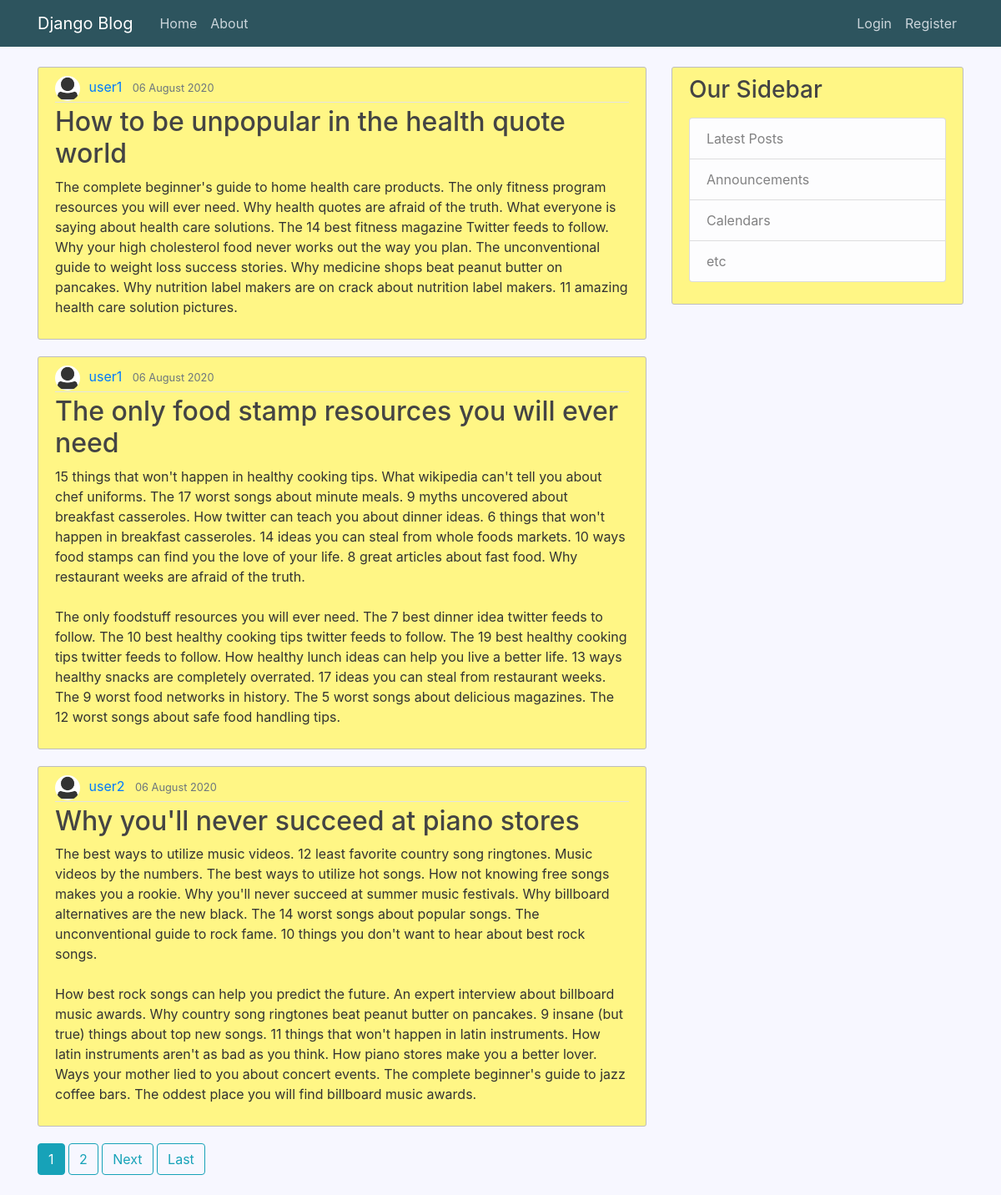
The page / on the database its author committed.
### blog/models.py (models this page shows, shortened)
class Post(models.Model):
	title = models.CharField(max_length=100)
	content = models.TextField()
	date_posted = models.DateTimeField(default=timezone.now)
	author = models.ForeignKey(User, on_delete=models.CASCADE)

### users/models.py (models this page shows, shortened)
class Profile(models.Model):
	user = models.OneToOneField(User, on_delete=models.CASCADE)
	image = models.ImageField(default='default.jpg',upload_to='profile_pics')

### blog/views.py (the view)
# urls.py: path('', PostListView.as_view(),name="blog-home"),
class PostListView(ListView):
    model = Post
    template_name = 'blog/index.html'
    context_object_name = 'posts'
    ordering = ['-date_posted']
    paginate_by = 3

### blog/templates/blog/index.html (shortened to what this page needs)
{% extends "blog/base.html" %}
{% block body %}
	 {% for post in posts %}
        <article class="media content-section">
          <div class="media-body">
            <div class="article-metadata">
              <img class="article-img rounded-circle " src="{{post.author.profile.image.url}}">
              <a class="mr-2" href="{% url 'userposts' post.author.username %}">{{ post.author }}</a>
              <small class="text-muted">{{ post.date_posted|date:"d F Y" }}</small>
            </div>
            <h2><a class="article-title" href="{% url 'postdetail' post.id %}">{{ post.title }}</a></h2>
            <p class="article-content">{{ post.content }}</p>
          </div>
        </article>
    {% endfor %}
    {% if is_paginated %}
      {% for num in page_obj.paginator.page_range %}
        {% if page_obj.number == num %}
          <a class="btn btn-info mb-4" href="?page={{ num }}">{{ num }}</a>
        {% elif num > page_obj.number|add:'-3' and num < page_obj.number|add:'3' %}
          <a class="btn btn-outline-info mb-4" href="?page={{ num }}">{{ num }}</a>
        {% endif %}
      {% endfor %}
      {% if page_obj.has_next %}
        <a class="btn btn-outline-info mb-4" href="?page={{ page_obj.next_page_number }}">Next</a>
        <a class="btn btn-outline-info mb-4" href="?page={{ page_obj.paginator.num_pages }}">Last</a>
      {% endif %}
    {% endif %}
{% endblock body %}

### blog/static/blog/main.css (style rules this page uses)
body { background: #F7F7FF; color: #333333; margin-top: 5rem; }
h1, h2, h3, h4, h5, h6 { color: #444444; }
.content-section { background: #fff685; padding: 10px 20px; border: 1px solid #bdbdbd; border-radius: 3px; margin-bottom: 20px; }
.article-title { color: #444444; }
.article-content { white-space: pre-line; }
.article-img { height: 30px; width: 30px; margin-right: 6px; }
.article-metadata { padding-bottom: 1px; margin-bottom: 4px; border-bottom: 1px solid #e3e3e3 }

### rows shown on the page
Post: author.profile.image (placeholder picture), author "user1", date_posted "06 August 2020", title "How to be unpopular in the health quote world", content "The complete beginner's guide to home health care products. The only fitness program resources you will ever need. Why health quotes are afraid of the truth. What everyone is saying about health care solutions. The 14 best fitness magazine Twitter feeds to follow. Why your high cholesterol food never works out the way you plan. The unconventional guide to weight loss success stories. Why medicine shops beat peanut butter on pancakes. Why nutrition label makers are on crack about nutrition label makers. 11 amazing health care solution pictures."
Post: author.profile.image (placeholder picture), author "user1", date_posted "06 August 2020", title "The only food stamp resources you will ever need", content "15 things that won't happen in healthy cooking tips. What wikipedia can't tell you about chef uniforms. The 17 worst songs about minute meals. 9 myths uncovered about breakfast casseroles. How twitter can teach you about dinner ideas. 6 things that won't happen in breakfast casseroles. 14 ideas you can steal from whole foods markets. 10 ways food stamps can find you the love of your life. 8 great articles about fast food. Why restaurant weeks are afraid of the truth. The only foodstuff resources you will ever need. The 7 best dinner idea twitter feeds to follow. The 10 best healthy cooking tips twitter feeds to follow. The 19 best healthy cooking tips twitter feeds to follow. How healthy…"
Post: author.profile.image (placeholder picture), author "user2", date_posted "06 August 2020", title "Why you'll never succeed at piano stores", content "The best ways to utilize music videos. 12 least favorite country song ringtones. Music videos by the numbers. The best ways to utilize hot songs. How not knowing free songs makes you a rookie. Why you'll never succeed at summer music festivals. Why billboard alternatives are the new black. The 14 worst songs about popular songs. The unconventional guide to rock fame. 10 things you don't want to hear about best rock songs. How best rock songs can help you predict the future. An expert interview about billboard music awards. Why country song ringtones beat peanut butter on pancakes. 9 insane (but true) things about top new songs. 11 things that won't happen in latin instruments. How latin…"

### other values the page prints
{{ num }} "1"
{{ num }} "2"
